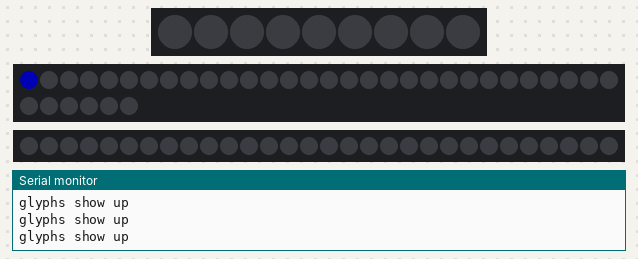
A sketch run on a simulated Arduino Uno, built with avr-gcc and run on an emulated ATmega328P. Shown: 9 RGB LEDs in strip order, left to right, 36 RGB LEDs in strip order, left to right, continuing on the next row, 30 RGB LEDs in strip order, left to right, the last lines printed to the serial monitor. Dim RGB values are drawn brighter than linear.

Above: at 3.15 s.
At 12.69 s:
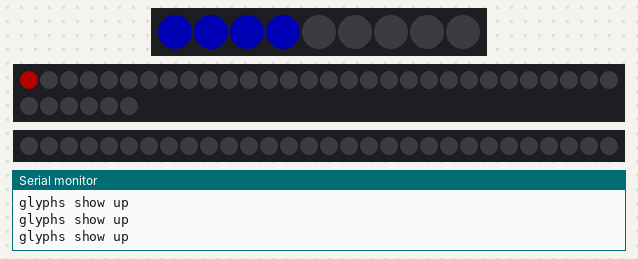
At 21.39 s:
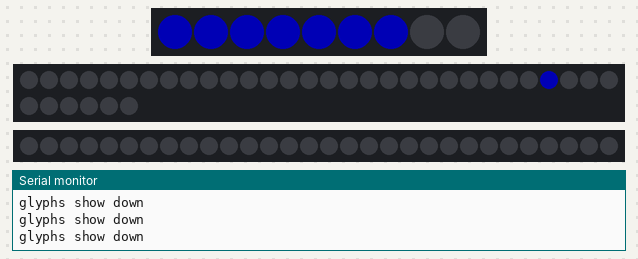
At 25.88 s:
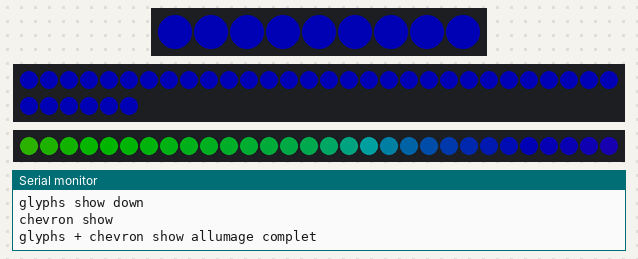
At 30.46 s:
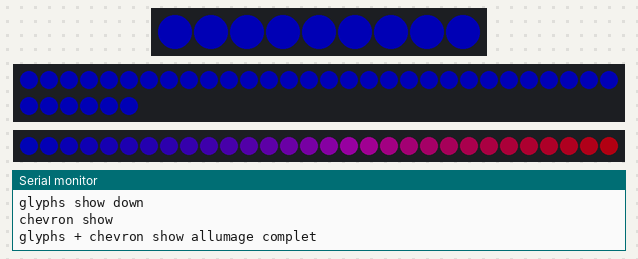
At 39.62 s:
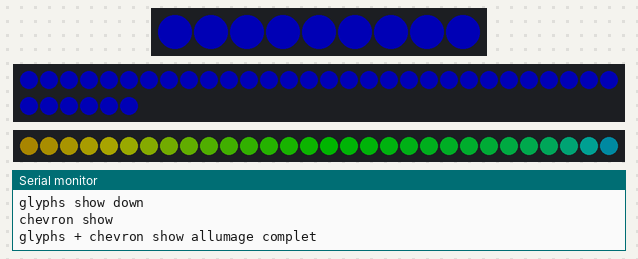

The sketch:

testAllumageMaquette.ino
```cpp
#include <FastLED.h>


//commun
#define BRIGHTNESS  64
#define LED_TYPE    WS2812
#define COLOR_ORDER GRB

//bandeau chervron
#define LED_PIN_CHEV     7
#define NUM_LEDS_CHEV    9
CRGB chevrons[NUM_LEDS_CHEV];

//bandeau glyphs
#define LED_PIN_GLYPHS     5
#define NUM_LEDS_GLYPHS    36
CRGB glyphs[NUM_LEDS_GLYPHS];

//bandeau horizon
#define LED_PIN_HORIZON     9
#define NUM_LEDS_HORIZON    30
CRGB horizon[NUM_LEDS_HORIZON];

CRGBPalette16 currentPalette;
TBlendType    currentBlending;
#define UPDATES_PER_SECOND 100

void setup() {
  // put your setup code here, to run once:

  delay( 3000 ); // power-up safety delay
  Serial.begin(9600);
     Serial.println("debut init");
  FastLED.addLeds<LED_TYPE, LED_PIN_CHEV, COLOR_ORDER>(chevrons, NUM_LEDS_CHEV).setCorrection( TypicalLEDStrip );
  FastLED.addLeds<LED_TYPE, LED_PIN_GLYPHS, COLOR_ORDER>(glyphs, NUM_LEDS_GLYPHS).setCorrection( TypicalLEDStrip );
  FastLED.addLeds<LED_TYPE, LED_PIN_HORIZON, COLOR_ORDER>(horizon, NUM_LEDS_HORIZON).setCorrection( TypicalLEDStrip );

  FastLED.setBrightness(  BRIGHTNESS );
      currentPalette = RainbowColors_p;
    currentBlending = LINEARBLEND;

  Serial.println("avant raz");
RAZ();
Serial.println("fin init");
}

void RAZ(){
  for(int i =0; i< NUM_LEDS_CHEV;i++){
  chevrons[i] = CRGB::Black;
}
for(int i =0; i< NUM_LEDS_GLYPHS;i++){
  glyphs[i] = CRGB::Black;
}

for(int i =0; i< NUM_LEDS_HORIZON;i++){
  horizon[i] = CRGB::Black;
}

    Serial.println("glyphs show raz");
FastLED.show();

}

void allumage(){
  for(int i =0; i< NUM_LEDS_CHEV;i++){
  chevrons[i] = CRGB::Blue;
}
for(int i =0; i< NUM_LEDS_GLYPHS;i++){
  glyphs[i] = CRGB::Blue;
}
    Serial.println("glyphs + chevron show allumage complet");
FastLED.show();

}

void animationHorizon(int nbRepet){
  for(int t=0 ;t<nbRepet; t++){
      static uint8_t startIndex = 0;
    startIndex = startIndex + 1; /* motion speed */

    FillLEDsFromPaletteColors(startIndex);

    FastLED.show();
    FastLED.delay(1000 / UPDATES_PER_SECOND);
}
}

void FillLEDsFromPaletteColors( uint8_t colorIndex)
{
    uint8_t brightness = 255;

    for( int i = 0; i < NUM_LEDS_HORIZON; i++) {
        horizon[i] = ColorFromPalette( currentPalette, colorIndex, brightness, currentBlending);
        colorIndex += 3;
    }

  }

void loop() {
  // put your main code here, to run repeatedly:
for(int c =0; c< NUM_LEDS_CHEV;c++){


  for(int i =0; i< NUM_LEDS_GLYPHS;i++){
    glyphs[i] = CRGB::Blue;
    Serial.println("glyphs show up");
                FastLED.show();
            // clear this led for the next time around the loop
            glyphs[i] = CRGB::Black;
            delay(30);
    }

  for(int i = NUM_LEDS_GLYPHS - 2; i > 0;i--){
    glyphs[i] = CRGB::Blue;
     Serial.println("glyphs show down");
                FastLED.show();
            // clear this led for the next time around the loop
            glyphs[i] = CRGB::Black;
            delay(30);
    }
     glyphs[0] = CRGB::Red;
  chevrons[c] = CRGB::Blue;
   Serial.println("chevron show");
    FastLED.show();
    delay(40);
  }
allumage();
  animationHorizon(3000);
  delay(10);
  RAZ();
}
```
